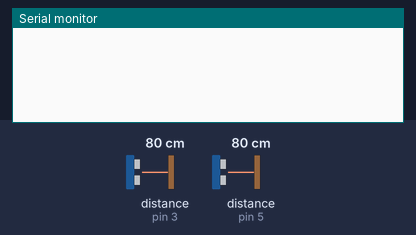
The sketch below on a simulated Arduino Uno, built with avr-gcc and run on an emulated ATmega328P. On the bench: the last lines printed to the serial monitor. Wiring (inferred from the names in the program): 2 × ultrasonic range finder: trigger pin 2, echo pin 3 / trigger pin 4, echo pin 5. The test bench sets the inputs (shaded band); at power-on: distance to the obstacle (sensors on pin 3, pin 5) 80 cm. The echo pulse lasts 58.3 µs per cm.

Above: at 1.3 s.
1.4 s: distance to the obstacle (sensor on pin 3) set to 54 cm
2.9 s: distance to the obstacle (sensor on pin 3) set to 47 cm
At 3.29 s:
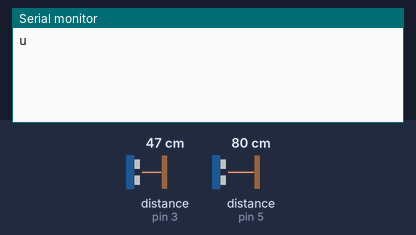
5.1 s: distance to the obstacle (sensor on pin 5) set to 22 cm
At 5.1 s:
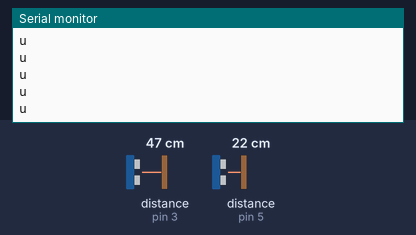
6.6 s: distance to the obstacle (sensor on pin 5) set to 18 cm
At 6.89 s:
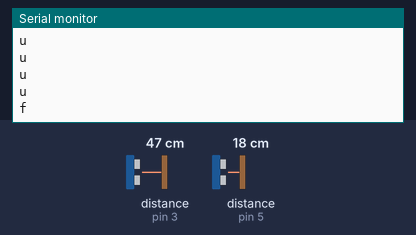

The sketch:

arduino_code.ino
```cpp
const int move_tp = 2, move_ep = 3;
const int fire_tp = 4, fire_ep = 5, fire_vcc = 6;
int distance,delta;
void setup() {
  pinMode(move_tp, OUTPUT);
  pinMode(move_ep, INPUT);
  pinMode(fire_tp, OUTPUT);
  pinMode(fire_ep, INPUT);
  pinMode(fire_vcc, OUTPUT);
  digitalWrite(fire_vcc, HIGH);
  Serial.begin(9600);
}
int get_dis(int trigPin,int echoPin){
  digitalWrite(trigPin, LOW);
  delayMicroseconds(2);
  digitalWrite(trigPin, HIGH);
  delayMicroseconds(10);
  digitalWrite(trigPin, LOW);
  int duration = pulseIn(echoPin, HIGH);
  int dis = duration*0.034/2;
  int max_val = 50;
  if(dis > max_val)
    dis = max_val;
  return dis;
}
void loop() {
  delay(250);
  distance = get_dis(move_tp,move_ep);
  //Serial.println(distance);
  if(distance > 20 and distance < 50)
    Serial.println("u");
  else if(distance > 1 and distance < 15)
    Serial.println("d");
  else
    Serial.println("");
  if(get_dis(fire_tp,fire_ep) < 20)
    Serial.println("f");
}
```

Measured:
- the behaviour switches between 51 and 50 cm on distance to the obstacle (sensor on pin 3) (found by bisection; images 0 and 1)
- the behaviour switches between 21 and 20 cm on distance to the obstacle (sensor on pin 5) (found by bisection; images 2 and 3)
- after the input at 2.9 s, the serial monitor: prints a new line after 0.21 s (image 1)
- after the input at 6.6 s, the serial monitor: prints a new line after 0.11 s (image 3)
